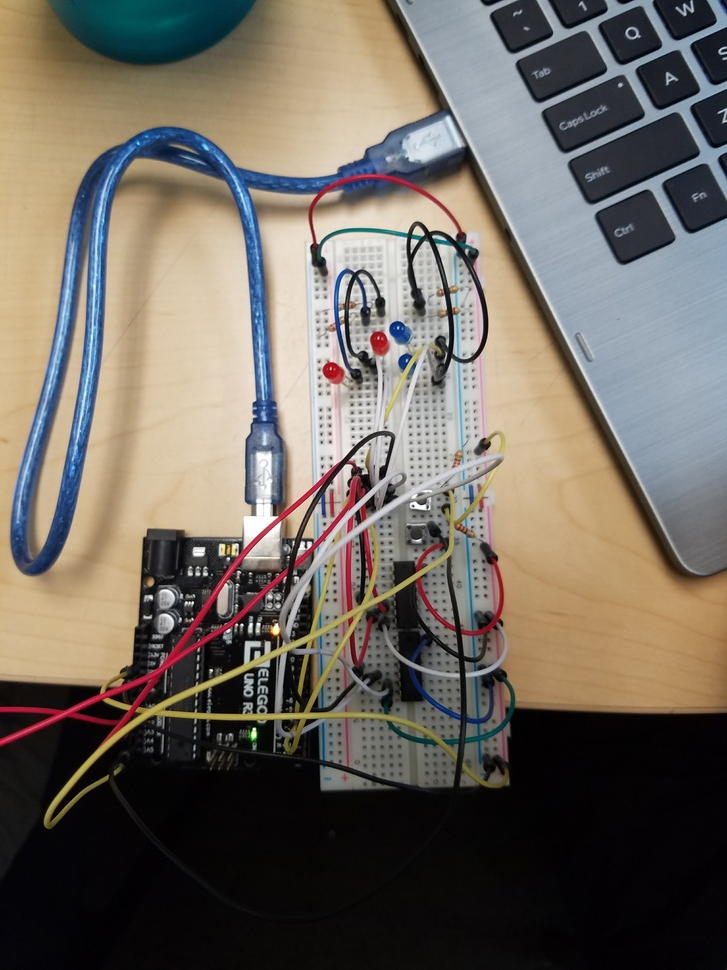
#> input picture Project Proposal 2 (Arduino Project)/Half Adder.jpg, 727 x 970 px, shrunk from 3024 x 4032 before the run, given in place of the camera
$ python main.py
#> lines starting #> are read from the running program, lines starting #| are printed output that depends on the picture; after the words box and inside, x2 and y2 are one past the last pixel; in counts of white or black regions, pixels touching at a corner belong together
import cv2
import numpy as np

cap = cv2.VideoCapture(0)
while(1):
    b, frame = cap.read()
#> frame is the input picture: shape (970, 727, 3); mean B, G, R 95.8, 104.5, 111.4
    hsv = cv2.cvtColor(frame, cv2.COLOR_BGR2HSV)
#> hsv: shape (970, 727, 3); mean H, S, V 67.4, 79.2, 119.3
    lower_red = np.array([30,150,50])
    upper_red = np.array([255,255,180])
    mask = cv2.inRange(hsv, lower_red, upper_red)
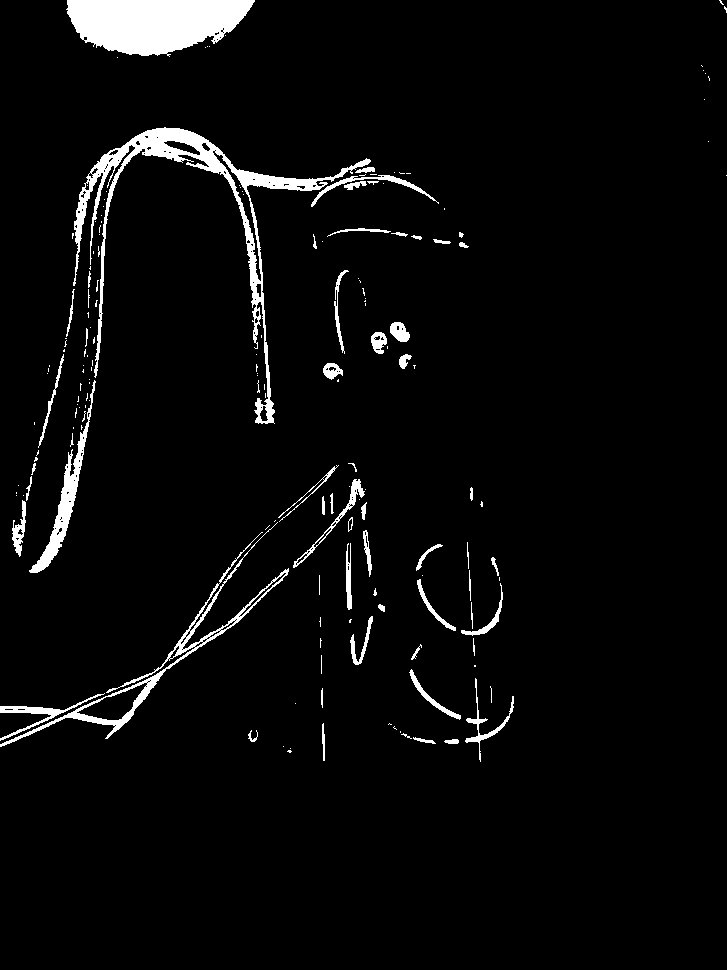
#> mask: shape (970, 727); 4% white; 175 white regions (116 under 20 px), largest, box (x1, y1, x2, y2) and area: (66, 0, 255, 57) 7899, (73, 127, 371, 424) 7624, (0, 522, 289, 747) 2817
    res = cv2.bitwise_and(frame,frame, mask= mask)
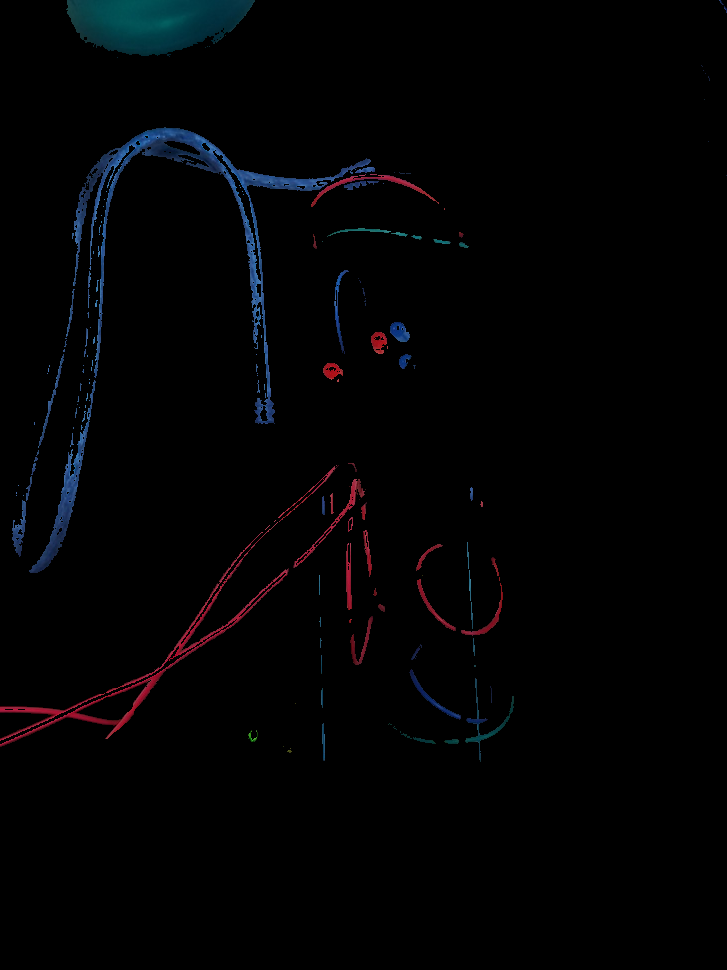
#> res: shape (970, 727, 3); mean B, G, R 3.5, 2.4, 2.1
    cv2.imshow('frame',frame)
    cv2.imshow('mask',mask)
    cv2.imshow('res',res)
    k = cv2.waitKey(5) & 0xFF
#> (key Esc is pressed here)
    if k == 27:
        break
cap.release()
